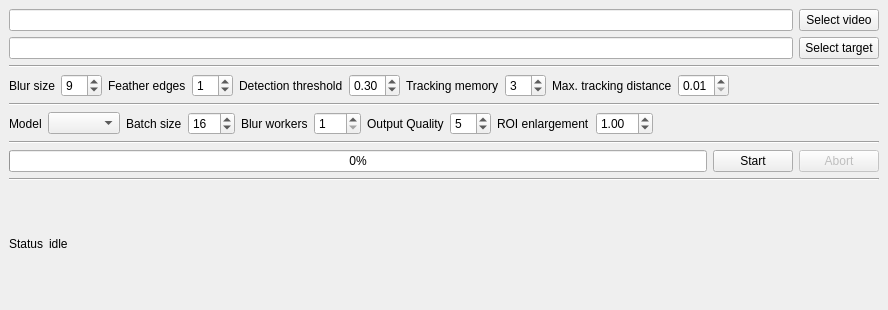
<?xml version="1.0" encoding="UTF-8"?>
<ui version="4.0">
 <class>MainWindow</class>
 <widget class="QMainWindow" name="MainWindow">
  <property name="geometry">
   <rect>
    <x>0</x>
    <y>0</y>
    <width>888</width>
    <height>310</height>
   </rect>
  </property>
  <property name="windowTitle">
   <string>DashcamCleaner</string>
  </property>
  <widget class="QWidget" name="centralwidget">
   <layout class="QVBoxLayout" name="verticalLayout">
    <item>
     <layout class="QHBoxLayout" name="horizontalLayout">
      <item>
       <widget class="QLineEdit" name="line_source">
        <property name="enabled">
         <bool>true</bool>
        </property>
        <property name="readOnly">
         <bool>true</bool>
        </property>
       </widget>
      </item>
      <item>
       <widget class="QPushButton" name="button_source">
        <property name="text">
         <string>Select video</string>
        </property>
       </widget>
      </item>
     </layout>
    </item>
    <item>
     <layout class="QHBoxLayout" name="horizontalLayout_2">
      <item>
       <widget class="QLineEdit" name="line_target">
        <property name="enabled">
         <bool>true</bool>
        </property>
        <property name="readOnly">
         <bool>true</bool>
        </property>
       </widget>
      </item>
      <item>
       <widget class="QPushButton" name="button_target">
        <property name="text">
         <string>Select target</string>
        </property>
       </widget>
      </item>
     </layout>
    </item>
    <item>
     <widget class="Line" name="line">
      <property name="orientation">
       <enum>Qt::Horizontal</enum>
      </property>
     </widget>
    </item>
    <item>
     <layout class="QHBoxLayout" name="horizontalLayout_3">
      <item>
       <widget class="QLabel" name="label_3">
        <property name="text">
         <string>Blur size</string>
        </property>
       </widget>
      </item>
      <item>
       <widget class="QSpinBox" name="spin_blur">
        <property name="value">
         <number>9</number>
        </property>
       </widget>
      </item>
      <item>
       <widget class="QLabel" name="label_9">
        <property name="text">
         <string>Feather edges</string>
        </property>
       </widget>
      </item>
      <item>
       <widget class="QSpinBox" name="spin_feather_edges">
        <property name="value">
         <number>1</number>
        </property>
       </widget>
      </item>
      <item>
       <widget class="QLabel" name="label_5">
        <property name="text">
         <string>Detection threshold</string>
        </property>
       </widget>
      </item>
      <item>
       <widget class="QDoubleSpinBox" name="double_spin_threshold">
        <property name="maximum">
         <double>1.000000000000000</double>
        </property>
        <property name="singleStep">
         <double>0.050000000000000</double>
        </property>
        <property name="value">
         <double>0.300000000000000</double>
        </property>
       </widget>
      </item>
      <item>
       <widget class="QLabel" name="label_10">
        <property name="text">
         <string>Tracking memory</string>
        </property>
       </widget>
      </item>
      <item>
       <widget class="QSpinBox" name="spin_memory">
        <property name="maximum">
         <number>10</number>
        </property>
        <property name="value">
         <number>3</number>
        </property>
       </widget>
      </item>
      <item>
       <widget class="QLabel" name="label_11">
        <property name="text">
         <string>Max. tracking distance</string>
        </property>
       </widget>
      </item>
      <item>
       <widget class="QDoubleSpinBox" name="double_spin_tracking_dist">
        <property name="minimum">
         <double>0.010000000000000</double>
        </property>
        <property name="maximum">
         <double>0.990000000000000</double>
        </property>
        <property name="singleStep">
         <double>0.010000000000000</double>
        </property>
       </widget>
      </item>
      <item>
       <spacer name="horizontalSpacer_2">
        <property name="orientation">
         <enum>Qt::Horizontal</enum>
        </property>
        <property name="sizeHint" stdset="0">
         <size>
          <width>40</width>
          <height>20</height>
         </size>
        </property>
       </spacer>
      </item>
     </layout>
    </item>
    <item>
     <widget class="Line" name="line_2">
      <property name="orientation">
       <enum>Qt::Horizontal</enum>
      </property>
     </widget>
    </item>
    <item>
     <layout class="QHBoxLayout" name="horizontalLayout_4">
      <item>
       <widget class="QLabel" name="label">
        <property name="text">
         <string>Model</string>
        </property>
       </widget>
      </item>
      <item>
       <widget class="QComboBox" name="combo_box_weights"/>
      </item>
      <item>
       <widget class="QLabel" name="label_8">
        <property name="text">
         <string>Batch size</string>
        </property>
       </widget>
      </item>
      <item>
       <widget class="QSpinBox" name="spin_batch">
        <property name="minimum">
         <number>1</number>
        </property>
        <property name="maximum">
         <number>256</number>
        </property>
        <property name="value">
         <number>16</number>
        </property>
       </widget>
      </item>
      <item>
       <widget class="QLabel" name="label_2">
        <property name="text">
         <string>Blur workers</string>
        </property>
       </widget>
      </item>
      <item>
       <widget class="QSpinBox" name="spin_blur_workers">
        <property name="minimum">
         <number>1</number>
        </property>
        <property name="maximum">
         <number>128</number>
        </property>
       </widget>
      </item>
      <item>
       <widget class="QLabel" name="label_7">
        <property name="text">
         <string>Output Quality</string>
        </property>
       </widget>
      </item>
      <item>
       <widget class="QSpinBox" name="spin_quality">
        <property name="maximum">
         <number>10</number>
        </property>
        <property name="value">
         <number>5</number>
        </property>
       </widget>
      </item>
      <item>
       <widget class="QLabel" name="label_6">
        <property name="text">
         <string>ROI enlargement</string>
        </property>
       </widget>
      </item>
      <item>
       <widget class="QDoubleSpinBox" name="double_spin_roimulti">
        <property name="minimum">
         <double>0.800000000000000</double>
        </property>
        <property name="maximum">
         <double>10.000000000000000</double>
        </property>
        <property name="singleStep">
         <double>0.050000000000000</double>
        </property>
        <property name="value">
         <double>1.000000000000000</double>
        </property>
       </widget>
      </item>
      <item>
       <spacer name="horizontalSpacer">
        <property name="orientation">
         <enum>Qt::Horizontal</enum>
        </property>
        <property name="sizeHint" stdset="0">
         <size>
          <width>40</width>
          <height>20</height>
         </size>
        </property>
       </spacer>
      </item>
     </layout>
    </item>
    <item>
     <widget class="Line" name="line_3">
      <property name="orientation">
       <enum>Qt::Horizontal</enum>
      </property>
     </widget>
    </item>
    <item>
     <layout class="QHBoxLayout" name="horizontalLayout_5">
      <item>
       <widget class="QProgressBar" name="progress">
        <property name="enabled">
         <bool>true</bool>
        </property>
        <property name="value">
         <number>0</number>
        </property>
       </widget>
      </item>
      <item>
       <widget class="QPushButton" name="button_start">
        <property name="text">
         <string>Start</string>
        </property>
       </widget>
      </item>
      <item>
       <widget class="QPushButton" name="button_abort">
        <property name="enabled">
         <bool>false</bool>
        </property>
        <property name="text">
         <string>Abort</string>
        </property>
       </widget>
      </item>
     </layout>
    </item>
    <item>
     <widget class="Line" name="line_4">
      <property name="orientation">
       <enum>Qt::Horizontal</enum>
      </property>
     </widget>
    </item>
    <item>
     <layout class="QHBoxLayout" name="horizontalLayout_7">
      <item>
       <widget class="QLabel" name="label_4">
        <property name="text">
         <string>Status</string>
        </property>
       </widget>
      </item>
      <item>
       <widget class="QLabel" name="label_status">
        <property name="text">
         <string>idle</string>
        </property>
       </widget>
      </item>
      <item>
       <spacer name="horizontalSpacer_3">
        <property name="orientation">
         <enum>Qt::Horizontal</enum>
        </property>
        <property name="sizeHint" stdset="0">
         <size>
          <width>40</width>
          <height>20</height>
         </size>
        </property>
       </spacer>
      </item>
     </layout>
    </item>
   </layout>
  </widget>
 </widget>
 <resources/>
 <connections/>
</ui>
